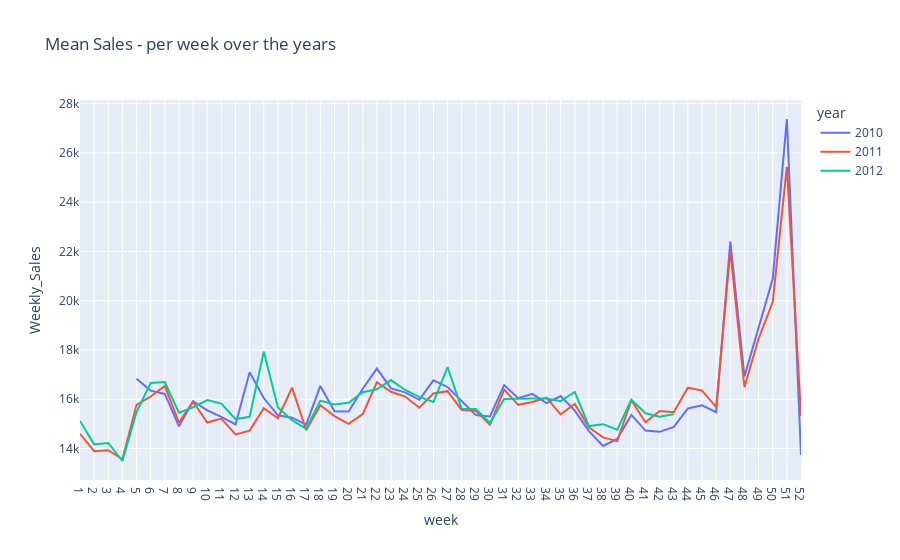

Notebook cell for this chart:
### Code cell
## let's create two date features here week,year for analysis
df_wal['week'] = df_wal['Date'].dt.week
df_wal['year'] = df_wal['Date'].dt.year
sales_per_week_year =  df_wal.groupby(['Date','week','year'],as_index=False)['Weekly_Sales'].mean()

## Plotting mean sales over years(2010-2012)
## we are plotting using plotly library to get more readability   
fig = px.line(sales_per_week_year, y="Weekly_Sales",x='week',
              title='Mean Sales - per week over the years',color='year',line_group='year',)
fig.update_layout(
    xaxis = dict(
        tickmode = 'array',
        tickvals = np.arange(1,53) ,
        ticktext = np.arange(1,53)
    )
)
fig.show()

### Figure 1 — Plotly figure (JSON) as saved in the notebook; plotly's stock layout.template omitted (floating-point values rounded to 4 significant figures)
{"data": [{"hovertemplate": "year=2010<br>week=%{x}<br>Weekly_Sales=%{y}<extra></extra>", "legendgroup": "2010", "line": {"color": "#636efa", "dash": "solid"}, "marker": {"symbol": "circle"}, "mode": "lines", "name": "2010", "orientation": "v", "showlegend": true, "type": "scatter", "x": [5, 6, 7, 8, 9, 10, 11, 12, 13, 14, 15, 16, 17, 18, 19, 20, 21, 22, 23, 24, 25, 26, 27, 28, 29, 30, 31, 32, 33, 34, 35, 36, 37, 38, 39, 40, 41, 42, 43, 44, 45, 46, 47, 48, 49, 50, 51, 52], "xaxis": "x", "y": [16840.0, 16350.0, 16220.0, 14900.0, 15920.0, 15550.0, 15290.0, 14980.0, 17100.0, 16050.0, 15350.0, 15250.0, 14970.0, 16540.0, 15510.0, 15500.0, 16430.0, 17250.0, 16440.0, 16280.0, 15980.0, 16770.0, 16500.0, 15940.0, 15360.0, 15310.0, 16580.0, 16040.0, 16220.0, 15840.0, 16130.0, 15540.0, 14710.0, 14110.0, 14390.0, 15360.0, 14730.0, 14680.0, 14880.0, 15630.0, 15750.0, 15480.0, 22400.0, 16920.0, 18880.0, 20890.0, 27380.0, 13740.0], "yaxis": "y"}, {"hovertemplate": "year=2011<br>week=%{x}<br>Weekly_Sales=%{y}<extra></extra>", "legendgroup": "2011", "line": {"color": "#EF553B", "dash": "solid"}, "marker": {"symbol": "circle"}, "mode": "lines", "name": "2011", "orientation": "v", "showlegend": true, "type": "scatter", "x": [1, 2, 3, 4, 5, 6, 7, 8, 9, 10, 11, 12, 13, 14, 15, 16, 17, 18, 19, 20, 21, 22, 23, 24, 25, 26, 27, 28, 29, 30, 31, 32, 33, 34, 35, 36, 37, 38, 39, 40, 41, 42, 43, 44, 45, 46, 47, 48, 49, 50, 51, 52], "xaxis": "x", "y": [14600.0, 13890.0, 13930.0, 13570.0, 15770.0, 16110.0, 16540.0, 15050.0, 15900.0, 15060.0, 15220.0, 14570.0, 14730.0, 15630.0, 15230.0, 16470.0, 14750.0, 15760.0, 15320.0, 15000.0, 15400.0, 16690.0, 16300.0, 16110.0, 15660.0, 16230.0, 16330.0, 15570.0, 15530.0, 14970.0, 16390.0, 15770.0, 15890.0, 16070.0, 15390.0, 15810.0, 14870.0, 14450.0, 14300.0, 15960.0, 15060.0, 15520.0, 15470.0, 16470.0, 16350.0, 15680.0, 22040.0, 16500.0, 18460.0, 19950.0, 25440.0, 15330.0], "yaxis": "y"}, {"hovertemplate": "year=2012<br>week=%{x}<br>Weekly_Sales=%{y}<extra></extra>", "legendgroup": "2012", "line": {"color": "#00cc96", "dash": "solid"}, "marker": {"symbol": "circle"}, "mode": "lines", "name": "2012", "orientation": "v", "showlegend": true, "type": "scatter", "x": [1, 2, 3, 4, 5, 6, 7, 8, 9, 10, 11, 12, 13, 14, 15, 16, 17, 18, 19, 20, 21, 22, 23, 24, 25, 26, 27, 28, 29, 30, 31, 32, 33, 34, 35, 36, 37, 38, 39, 40, 41, 42, 43], "xaxis": "x", "y": [15120.0, 14170.0, 14230.0, 13490.0, 15480.0, 16660.0, 16700.0, 15460.0, 15670.0, 15970.0, 15820.0, 15200.0, 15290.0, 17940.0, 15660.0, 15150.0, 14800.0, 15950.0, 15790.0, 15860.0, 16280.0, 16410.0, 16780.0, 16380.0, 16100.0, 15890.0, 17310.0, 15620.0, 15600.0, 15030.0, 16010.0, 16030.0, 16030.0, 16030.0, 15920.0, 16290.0, 14910.0, 14990.0, 14770.0, 15980.0, 15430.0, 15300.0, 15390.0], "yaxis": "y"}], "layout": {"legend": {"title": {"text": "year"}, "tracegroupgap": 0}, "title": {"text": "Mean Sales - per week over the years"}, "xaxis": {"anchor": "y", "domain": [0, 1], "tickmode": "array", "ticktext": [1, 2, 3, 4, 5, 6, 7, 8, 9, 10, 11, 12, 13, 14, 15, 16, 17, 18, 19, 20, 21, 22, 23, 24, 25, 26, 27, 28, 29, 30, 31, 32, 33, 34, 35, 36, 37, 38, 39, 40, 41, 42, 43, 44, 45, 46, 47, 48, 49, 50, 51, 52], "tickvals": [1, 2, 3, 4, 5, 6, 7, 8, 9, 10, 11, 12, 13, 14, 15, 16, 17, 18, 19, 20, 21, 22, 23, 24, 25, 26, 27, 28, 29, 30, 31, 32, 33, 34, 35, 36, 37, 38, 39, 40, 41, 42, 43, 44, 45, 46, 47, 48, 49, 50, 51, 52], "title": {"text": "week"}}, "yaxis": {"anchor": "x", "domain": [0, 1], "title": {"text": "Weekly_Sales"}}}}
